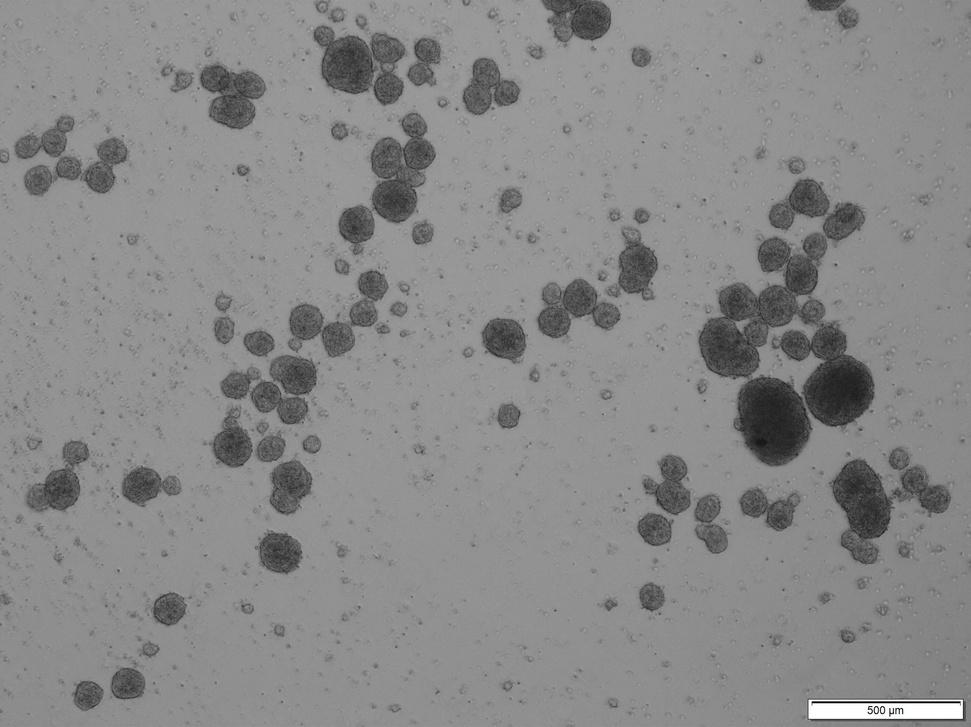
#> input picture .test_images/mTeSR 3D/mTeSR plus-mTeSR3D_D1-1.jpg, 971 x 727 px, shrunk from 2048 x 1532 before the run, found by its file name
$ python testing.py
#> lines starting #> are read from the running program, lines starting #| are printed output that depends on the picture; after the words box and inside, x2 and y2 are one past the last pixel; in counts of white or black regions, pixels touching at a corner belong together
import cv2
import numpy as np
import pandas as pd
import matplotlib.pyplot as plt

# Load the image
img = cv2.imread('.test_images\mTeSR 3D\mTeSR plus-mTeSR3D_D1-1.jpg')
#> img is the input picture: shape (727, 971, 3); mean B, G, R 136.6, 136.6, 136.6

# Convert the image to grayscale
gray = cv2.cvtColor(img, cv2.COLOR_BGR2GRAY)

ret,thresh2 = cv2.threshold(gray,100,255,cv2.THRESH_BINARY_INV)
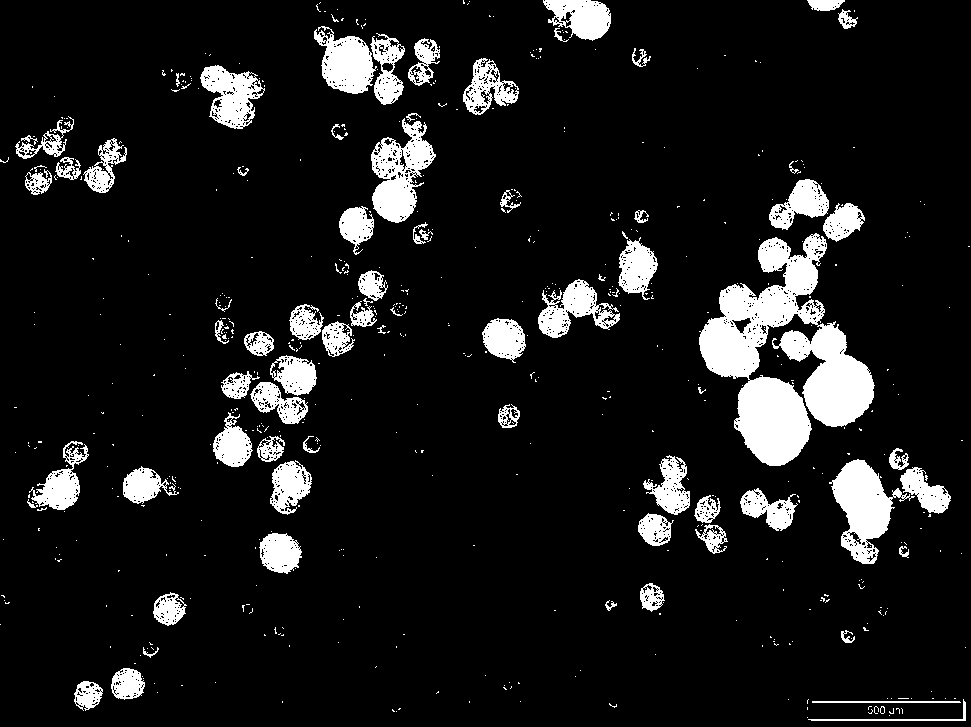
#> thresh2: shape (727, 971); 10.3% white; 585 white regions (510 under 20 px), largest, box (x1, y1, x2, y2) and area: (699, 233, 875, 466) 18809, (829, 459, 915, 564) 3964, (371, 118, 436, 223) 3527

kernel = np.ones((5, 5), np.uint8)
img_erosion = cv2.erode(gray, kernel, iterations=1)
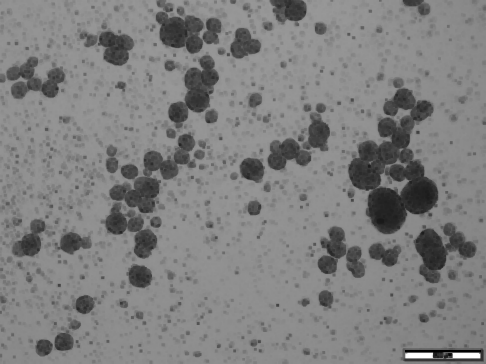
#> img_erosion: shape (727, 971) (shown at 1/2 size); min 0, max 255, mean 126.7
ret,img_erosion2 = cv2.threshold(gray,127,255,cv2.THRESH_BINARY_INV)
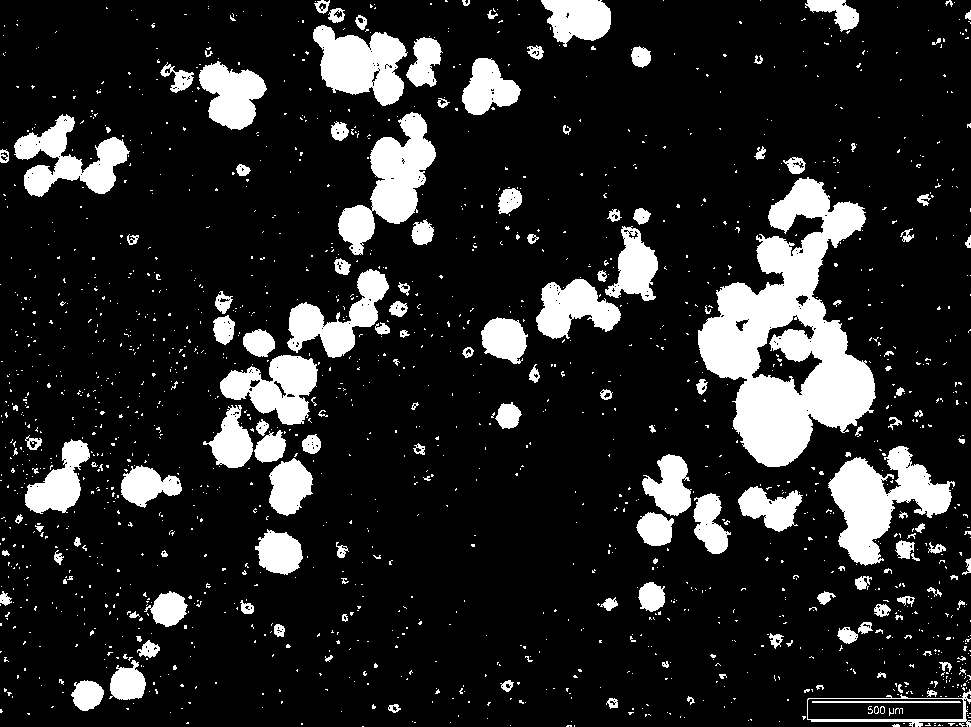
#> img_erosion2: shape (727, 971); 15.2% white; 1587 white regions (1432 under 20 px), largest, box (x1, y1, x2, y2) and area: (698, 177, 876, 467) 24595, (828, 446, 955, 566) 6908, (338, 112, 436, 255) 5814
img_dilation = cv2.dilate(gray, kernel, iterations=1)
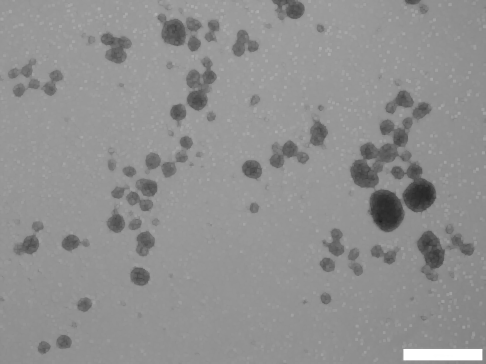
#> img_dilation: shape (727, 971) (shown at 1/2 size); min 28, max 255, mean 144.3
ret,img_dilation2 = cv2.threshold(gray,127,255,cv2.THRESH_BINARY_INV)

kernel = np.ones((1, 1), np.uint8)
thresh2_erosion = cv2.erode(thresh2, kernel, iterations=1)

test = thresh2_erosion.copy()

# # Show the final image with the bounding boxes
# # and areas of the objects overlaid on top
# cv2.imshow('image', test)
# cv2.waitKey(0)
# cv2.destroyAllWindows()

# # Show the final image with the bounding boxes
# # and areas of the objects overlaid on top
# cv2.imshow('image', thresh2)
# cv2.waitKey(0)
# cv2.destroyAllWindows()

# Apply a threshold to the image to
# separate the objects from the background
ret, thresh = cv2.threshold(
    gray, 0, 255, cv2.THRESH_BINARY_INV+cv2.THRESH_OTSU)
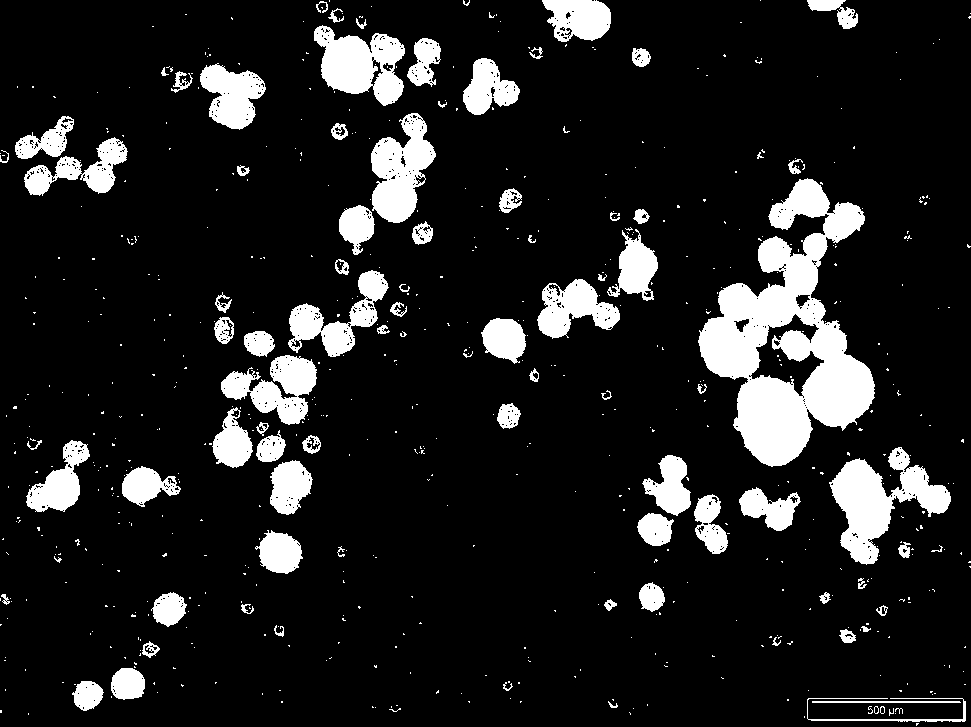
#> thresh: shape (727, 971); 12.5% white; 649 white regions (562 under 20 px)
#> ret = 113

# Find the contours of the objects in the image
contours, hierarchy = cv2.findContours(
    test, cv2.RETR_TREE, cv2.CHAIN_APPROX_SIMPLE)
#> contours = 2442 contours, 2301 with area under 20; largest, box (x1, y1, x2, y2) and area: (699, 233, 875, 466) 18592, (829, 459, 915, 564) 3938, (371, 118, 436, 223) 3712, (314, 26, 377, 94) 2486, (200, 65, 265, 129) 2484
    # thresh, cv2.RETR_EXTERNAL, cv2.CHAIN_APPROX_SIMPLE)

df_vals = [[],[],[],[]]
# Loop through the contours and calculate the area of each object
for cnt in contours:
    area = cv2.contourArea(cnt)

    # Draw a bounding box around each
    # object and display the area on the image
    x, y, w, h = cv2.boundingRect(cnt)

    df_vals[0].append(x)
    df_vals[1].append(y)
    df_vals[2].append(w)
    df_vals[3].append(h)

    if w>25:
        cv2.rectangle(img, (x, y), (x+w, y+h), (0, 255, 0), 2)
        cv2.putText(img, str(area), (x, y),
                    cv2.FONT_HERSHEY_SIMPLEX, 1, (0, 0, 255), 2)
#> this loop made 2442 passes
#> (area, x, y, w, h) on passes 11, 12, 20: (25, 880, 706, 5, 8), (23, 880, 706, 5, 8), (191, 808, 699, 158, 22)
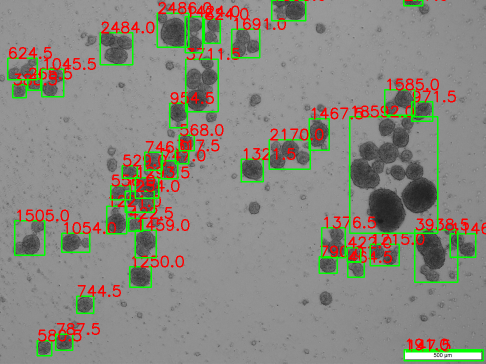
#> img: shape (727, 971, 3) (shown at 1/2 size); mean B, G, R 126.8, 135.4, 137

df = pd.DataFrame({
    "x":df_vals[0],
    "y":df_vals[1],
    "w":df_vals[2],
    "h":df_vals[3]
})

standard_deviation = df["w"].std()

print(standard_deviation)

plt.hist(df["w"],bins=500)
plt.xlabel("Values")
plt.ylabel("Frequency")
plt.title("Histogram of Data")
plt.show()
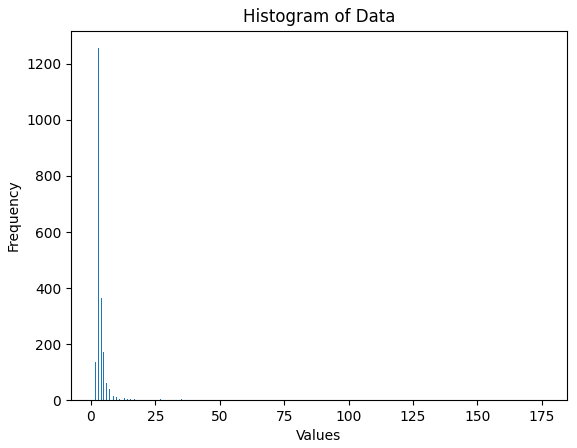
#> figure drawn by matplotlib, 1 panel; tallest bar 1256 high, from x = 2.75 to 3.1

# Show the final image with the bounding boxes
# and areas of the objects overlaid on top
cv2.imshow('image', img)
cv2.waitKey(0)
cv2.destroyAllWindows()

$ run again, with .test_images/mTeSR 3D/mTeSR plus-mTeSR3D_D1-2.jpg copied over .test_images/mTeSR 3D/mTeSR plus-mTeSR3D_D1-1.jpg
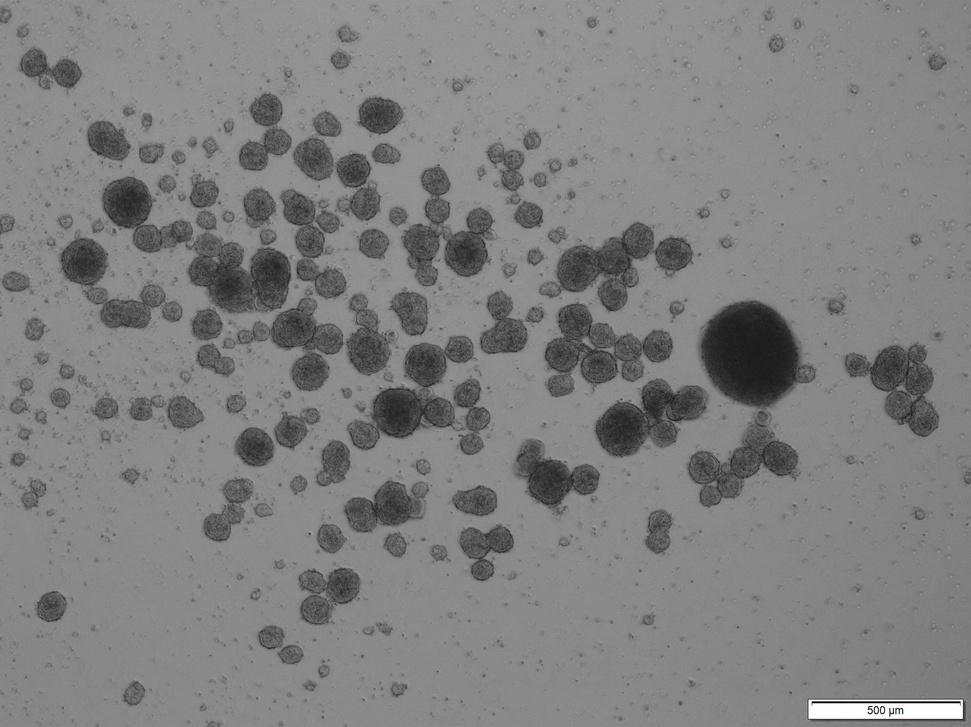
#> input picture .test_images/mTeSR 3D/mTeSR plus-mTeSR3D_D1-2.jpg, 971 x 727 px, shrunk from 2048 x 1532 before the run, found by its file name
#> img is the input picture: shape (727, 971, 3); mean B, G, R 127.7, 127.7, 127.7
#> `ret,thresh2 = cv2.threshold(gray,100,255,cv2.THRESH_BINARY_INV)`:
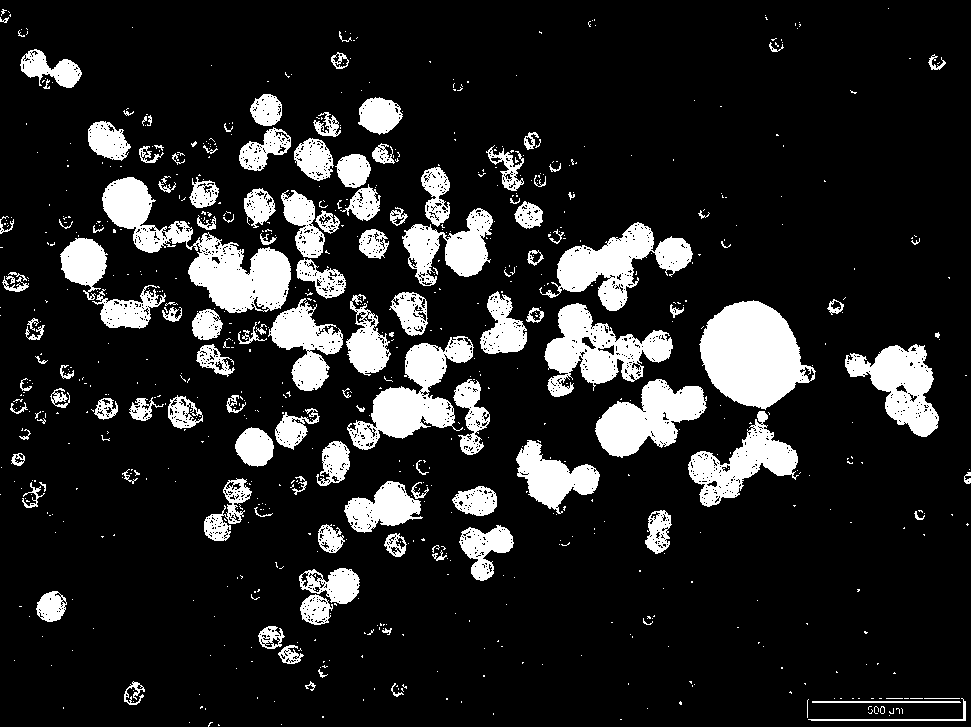
#> thresh2: shape (727, 971); 14.7% white; 771 white regions (638 under 20 px), largest, box (x1, y1, x2, y2) and area: (699, 300, 816, 410) 8374, (102, 177, 291, 313) 8327, (544, 303, 673, 397) 5557
#> img_erosion2: shape (727, 971); 23.5% white; 2584 white regions (2292 under 20 px), largest, box (x1, y1, x2, y2) and area: (686, 298, 820, 508) 14673, (91, 173, 294, 378) 14257, (221, 188, 399, 392) 11332
#> thresh: shape (727, 971); 16.7% white; 774 white regions (637 under 20 px)
#> ret = 108
#> contours = 2991 contours, 2804 with area under 20; largest, box (x1, y1, x2, y2) and area: (102, 177, 291, 313) 8299, (699, 300, 816, 410) 8282, (544, 303, 673, 397) 5672, (347, 336, 474, 450) 5461, (539, 222, 693, 311) 5212
#> the loop `for cnt in contours:` made 2991 passes
#> (area, x, y, w, h) on passes 16, 17, 28: (25, 880, 706, 5, 8), (23, 880, 706, 5, 8), (191.5, 808, 698, 158, 23)
#> `plt.show()`:
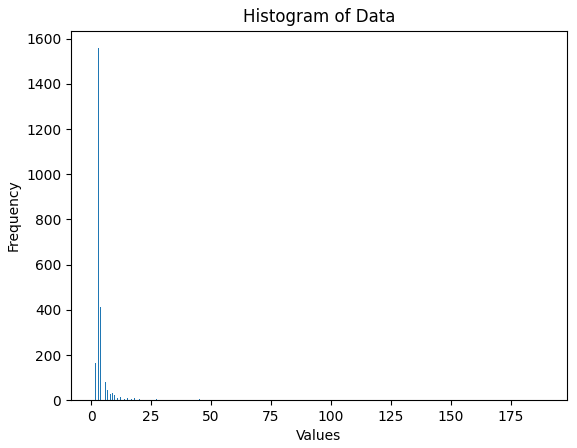
#> figure drawn by matplotlib, 1 panel; tallest bar 1558 high, from x = 2.88 to 3.26

$ run again, with .test_images/mTeSR 3D/mTeSR plus-mTeSR3D_D1-3.jpg copied over .test_images/mTeSR 3D/mTeSR plus-mTeSR3D_D1-1.jpg
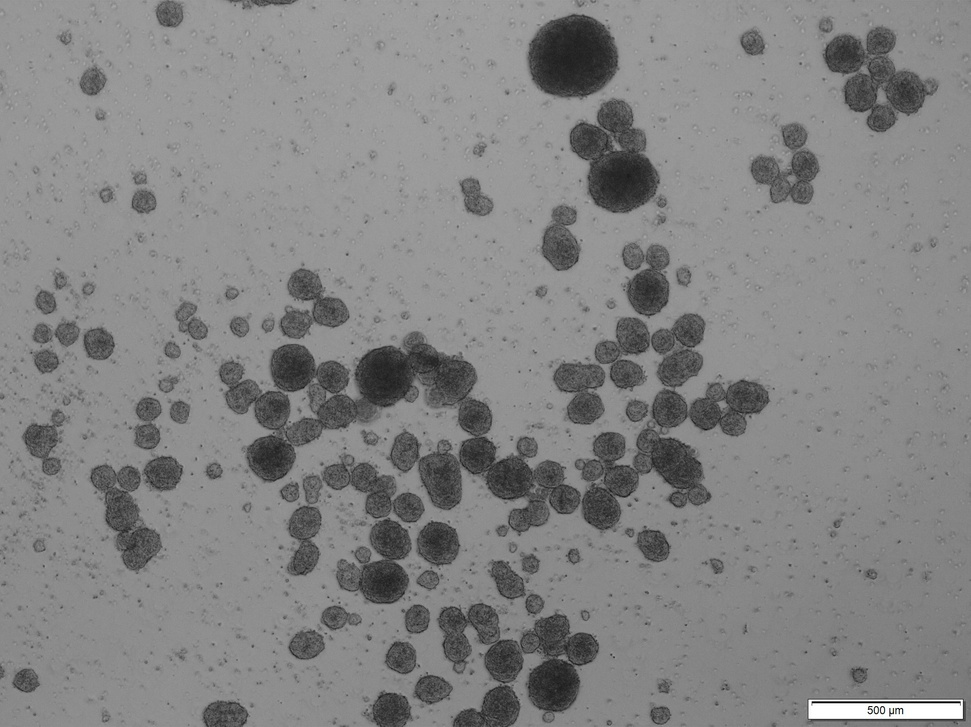
#> input picture .test_images/mTeSR 3D/mTeSR plus-mTeSR3D_D1-3.jpg, 971 x 727 px, shrunk from 2048 x 1532 before the run, found by its file name
#> img is the input picture: shape (727, 971, 3); mean B, G, R 131.2, 131.2, 131.2
#> `ret,thresh2 = cv2.threshold(gray,100,255,cv2.THRESH_BINARY_INV)`:
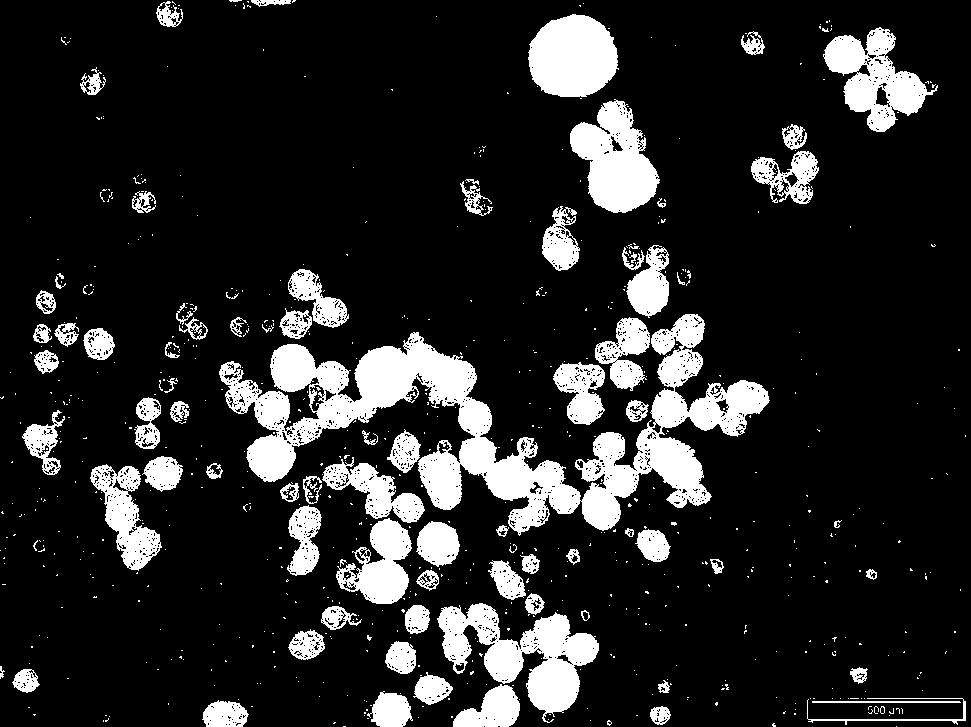
#> thresh2: shape (727, 971); 15.4% white; 731 white regions (645 under 20 px), largest, box (x1, y1, x2, y2) and area: (219, 314, 770, 536) 35735, (437, 603, 599, 723) 8312, (570, 99, 660, 213) 6076
#> img_erosion2: shape (727, 971); 22.8% white; 2218 white regions (1979 under 20 px), largest, box (x1, y1, x2, y2) and area: (215, 313, 771, 538) 48936, (436, 596, 600, 727) 11982, (285, 452, 425, 605) 10241
#> thresh: shape (727, 971); 17.2% white; 861 white regions (767 under 20 px)
#> ret = 109
#> contours = 2961 contours, 2792 with area under 20; largest, box (x1, y1, x2, y2) and area: (219, 314, 770, 536) 36022, (437, 603, 599, 723) 8208, (570, 99, 660, 213) 6044, (528, 14, 619, 97) 5726, (823, 27, 938, 132) 5670
#> the loop `for cnt in contours:` made 2961 passes
#> (area, x, y, w, h) on passes 32, 33, 36: (25, 880, 706, 5, 8), (23, 880, 706, 5, 8), (270, 650, 706, 21, 19)
#> `plt.show()`:
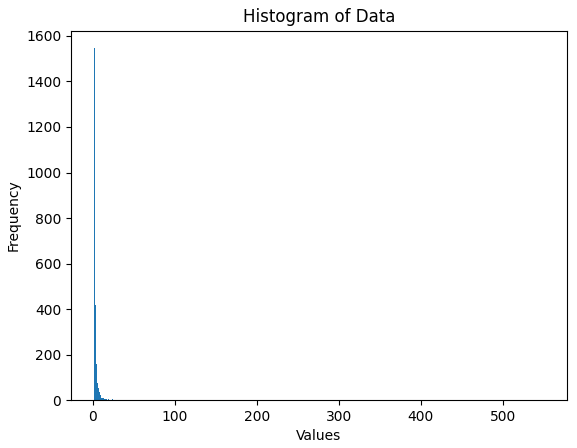
#> figure drawn by matplotlib, 1 panel; tallest bar 1546 high, from x = 2.1 to 3.2
